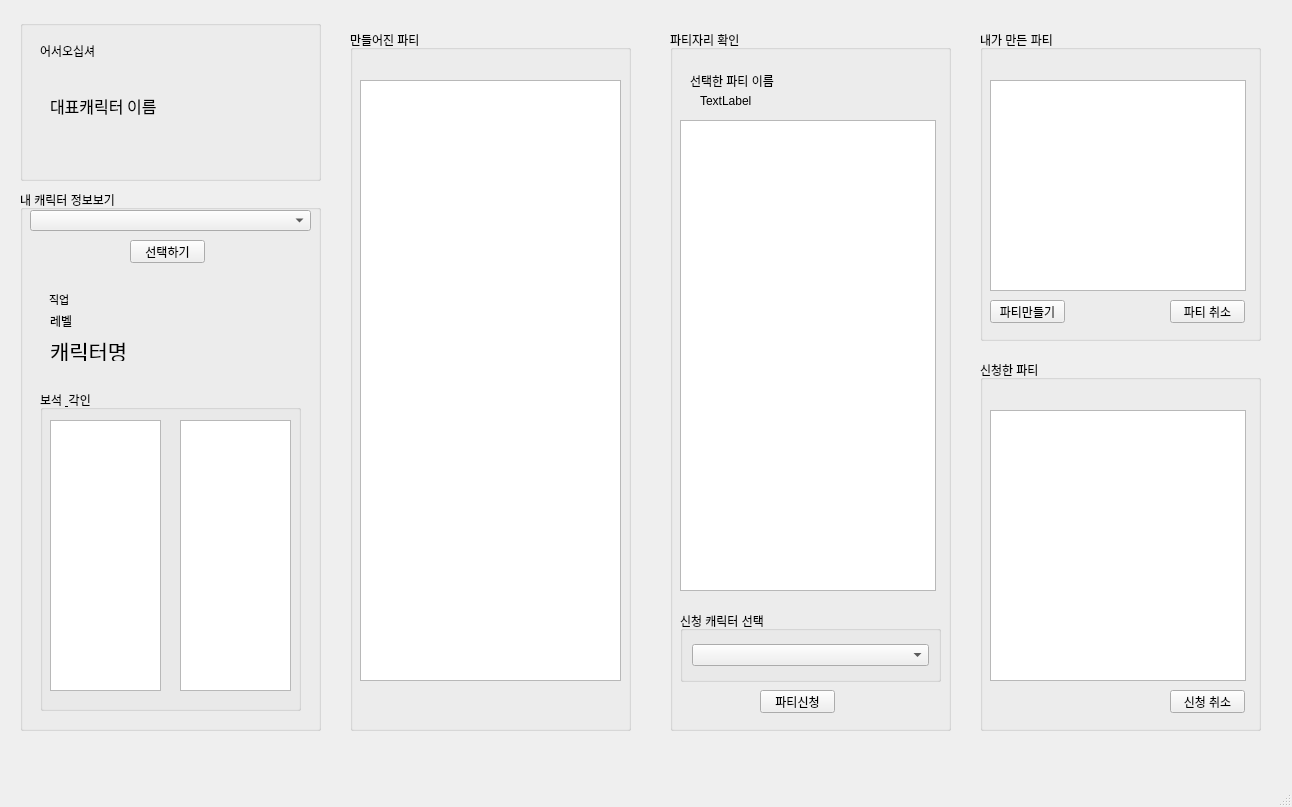
<?xml version="1.0" encoding="UTF-8"?>
<ui version="4.0">
 <class>MainWindow</class>
 <widget class="QMainWindow" name="MainWindow">
  <property name="geometry">
   <rect>
    <x>0</x>
    <y>0</y>
    <width>1292</width>
    <height>807</height>
   </rect>
  </property>
  <property name="windowTitle">
   <string>MainWindow</string>
  </property>
  <widget class="QWidget" name="centralwidget">
   <widget class="QGroupBox" name="choice_char_info">
    <property name="geometry">
     <rect>
      <x>20</x>
      <y>190</y>
      <width>301</width>
      <height>541</height>
     </rect>
    </property>
    <property name="title">
     <string>내 캐릭터 정보보기</string>
    </property>
    <widget class="QComboBox" name="char_cho">
     <property name="geometry">
      <rect>
       <x>10</x>
       <y>20</y>
       <width>281</width>
       <height>21</height>
      </rect>
     </property>
    </widget>
    <widget class="QWidget" name="vwew_char" native="true">
     <property name="geometry">
      <rect>
       <x>20</x>
       <y>90</y>
       <width>261</width>
       <height>101</height>
      </rect>
     </property>
     <widget class="QLabel" name="char_cho_name">
      <property name="geometry">
       <rect>
        <x>10</x>
        <y>60</y>
        <width>231</width>
        <height>21</height>
       </rect>
      </property>
      <property name="font">
       <font>
        <family>Agency FB</family>
        <pointsize>16</pointsize>
       </font>
      </property>
      <property name="frameShape">
       <enum>QFrame::Box</enum>
      </property>
      <property name="lineWidth">
       <number>0</number>
      </property>
      <property name="midLineWidth">
       <number>0</number>
      </property>
      <property name="text">
       <string>캐릭터명</string>
      </property>
     </widget>
     <widget class="QLabel" name="char_cho_job">
      <property name="geometry">
       <rect>
        <x>9</x>
        <y>9</y>
        <width>241</width>
        <height>21</height>
       </rect>
      </property>
      <property name="font">
       <font>
        <family>Agency FB</family>
        <pointsize>8</pointsize>
       </font>
      </property>
      <property name="frameShape">
       <enum>QFrame::Box</enum>
      </property>
      <property name="lineWidth">
       <number>0</number>
      </property>
      <property name="text">
       <string>직업</string>
      </property>
     </widget>
     <widget class="QLabel" name="char_cho_level">
      <property name="enabled">
       <bool>true</bool>
      </property>
      <property name="geometry">
       <rect>
        <x>10</x>
        <y>30</y>
        <width>241</width>
        <height>21</height>
       </rect>
      </property>
      <property name="font">
       <font>
        <family>Agency FB</family>
        <pointsize>9</pointsize>
       </font>
      </property>
      <property name="frameShape">
       <enum>QFrame::Box</enum>
      </property>
      <property name="lineWidth">
       <number>0</number>
      </property>
      <property name="text">
       <string>레벨</string>
      </property>
     </widget>
    </widget>
    <widget class="QGroupBox" name="gem_imprint">
     <property name="geometry">
      <rect>
       <x>20</x>
       <y>200</y>
       <width>261</width>
       <height>321</height>
      </rect>
     </property>
     <property name="title">
      <string>보석 &amp; 각인</string>
     </property>
     <widget class="QListWidget" name="gam_info">
      <property name="geometry">
       <rect>
        <x>10</x>
        <y>30</y>
        <width>111</width>
        <height>271</height>
       </rect>
      </property>
     </widget>
     <widget class="QListWidget" name="imprint_info">
      <property name="geometry">
       <rect>
        <x>140</x>
        <y>30</y>
        <width>111</width>
        <height>271</height>
       </rect>
      </property>
     </widget>
    </widget>
    <widget class="QPushButton" name="char_cho_btn">
     <property name="geometry">
      <rect>
       <x>110</x>
       <y>50</y>
       <width>75</width>
       <height>23</height>
      </rect>
     </property>
     <property name="text">
      <string>선택하기</string>
     </property>
    </widget>
   </widget>
   <widget class="QGroupBox" name="view_party">
    <property name="geometry">
     <rect>
      <x>350</x>
      <y>30</y>
      <width>281</width>
      <height>701</height>
     </rect>
    </property>
    <property name="title">
     <string>만들어진 파티</string>
    </property>
    <widget class="QListWidget" name="view_party_info">
     <property name="geometry">
      <rect>
       <x>10</x>
       <y>50</y>
       <width>261</width>
       <height>601</height>
      </rect>
     </property>
     <property name="horizontalScrollBarPolicy">
      <enum>Qt::ScrollBarAlwaysOff</enum>
     </property>
     <property name="horizontalScrollMode">
      <enum>QAbstractItemView::ScrollPerItem</enum>
     </property>
    </widget>
   </widget>
   <widget class="QGroupBox" name="view_partyseat">
    <property name="geometry">
     <rect>
      <x>670</x>
      <y>30</y>
      <width>281</width>
      <height>701</height>
     </rect>
    </property>
    <property name="title">
     <string>파티자리 확인</string>
    </property>
    <widget class="QLabel" name="cho_party_title">
     <property name="geometry">
      <rect>
       <x>20</x>
       <y>40</y>
       <width>241</width>
       <height>21</height>
      </rect>
     </property>
     <property name="text">
      <string>선택한 파티 이름</string>
     </property>
    </widget>
    <widget class="QPushButton" name="cho_partyseat_btn">
     <property name="geometry">
      <rect>
       <x>90</x>
       <y>660</y>
       <width>75</width>
       <height>23</height>
      </rect>
     </property>
     <property name="text">
      <string>파티신청</string>
     </property>
    </widget>
    <widget class="QGroupBox" name="groupBox">
     <property name="geometry">
      <rect>
       <x>10</x>
       <y>581</y>
       <width>261</width>
       <height>71</height>
      </rect>
     </property>
     <property name="title">
      <string>신청 캐릭터 선택</string>
     </property>
     <layout class="QVBoxLayout" name="verticalLayout">
      <item>
       <widget class="QComboBox" name="partyjoin_charcho"/>
      </item>
     </layout>
    </widget>
    <widget class="QListWidget" name="view_partyseat_info">
     <property name="geometry">
      <rect>
       <x>10</x>
       <y>90</y>
       <width>256</width>
       <height>471</height>
      </rect>
     </property>
    </widget>
    <widget class="QLabel" name="cho_party_time">
     <property name="geometry">
      <rect>
       <x>30</x>
       <y>60</y>
       <width>141</width>
       <height>21</height>
      </rect>
     </property>
     <property name="text">
      <string>TextLabel</string>
     </property>
    </widget>
   </widget>
   <widget class="QGroupBox" name="my_application">
    <property name="geometry">
     <rect>
      <x>980</x>
      <y>360</y>
      <width>281</width>
      <height>371</height>
     </rect>
    </property>
    <property name="title">
     <string>신청한 파티</string>
    </property>
    <widget class="QListWidget" name="select_party">
     <property name="geometry">
      <rect>
       <x>10</x>
       <y>50</y>
       <width>256</width>
       <height>271</height>
      </rect>
     </property>
    </widget>
    <widget class="QPushButton" name="drop_select_byn">
     <property name="geometry">
      <rect>
       <x>190</x>
       <y>330</y>
       <width>75</width>
       <height>23</height>
      </rect>
     </property>
     <property name="text">
      <string>신청 취소</string>
     </property>
    </widget>
   </widget>
   <widget class="QGroupBox" name="logininfo">
    <property name="geometry">
     <rect>
      <x>20</x>
      <y>20</y>
      <width>301</width>
      <height>161</height>
     </rect>
    </property>
    <property name="title">
     <string/>
    </property>
    <widget class="QLabel" name="hello_user">
     <property name="geometry">
      <rect>
       <x>20</x>
       <y>20</y>
       <width>91</width>
       <height>21</height>
      </rect>
     </property>
     <property name="frameShape">
      <enum>QFrame::Box</enum>
     </property>
     <property name="lineWidth">
      <number>0</number>
     </property>
     <property name="text">
      <string>어서오십셔</string>
     </property>
    </widget>
    <widget class="QLabel" name="login_id_name">
     <property name="geometry">
      <rect>
       <x>30</x>
       <y>60</y>
       <width>231</width>
       <height>51</height>
      </rect>
     </property>
     <property name="font">
      <font>
       <family>Agency FB</family>
       <pointsize>12</pointsize>
      </font>
     </property>
     <property name="frameShape">
      <enum>QFrame::Box</enum>
     </property>
     <property name="lineWidth">
      <number>0</number>
     </property>
     <property name="text">
      <string>대표캐릭터 이름</string>
     </property>
    </widget>
   </widget>
   <widget class="QGroupBox" name="my_application_2">
    <property name="geometry">
     <rect>
      <x>980</x>
      <y>30</y>
      <width>281</width>
      <height>311</height>
     </rect>
    </property>
    <property name="title">
     <string>내가 만든 파티</string>
    </property>
    <widget class="QListWidget" name="made_myparty_list">
     <property name="geometry">
      <rect>
       <x>10</x>
       <y>50</y>
       <width>256</width>
       <height>211</height>
      </rect>
     </property>
     <property name="horizontalScrollBarPolicy">
      <enum>Qt::ScrollBarAlwaysOff</enum>
     </property>
    </widget>
    <widget class="QPushButton" name="drop_party_btn">
     <property name="geometry">
      <rect>
       <x>190</x>
       <y>270</y>
       <width>75</width>
       <height>23</height>
      </rect>
     </property>
     <property name="text">
      <string>파티 취소</string>
     </property>
    </widget>
    <widget class="QPushButton" name="making_party_btn">
     <property name="geometry">
      <rect>
       <x>10</x>
       <y>270</y>
       <width>75</width>
       <height>23</height>
      </rect>
     </property>
     <property name="text">
      <string>파티만들기</string>
     </property>
    </widget>
   </widget>
  </widget>
  <widget class="QMenuBar" name="menubar">
   <property name="geometry">
    <rect>
     <x>0</x>
     <y>0</y>
     <width>1292</width>
     <height>21</height>
    </rect>
   </property>
  </widget>
  <widget class="QStatusBar" name="statusbar"/>
 </widget>
 <resources/>
 <connections>
  <connection>
   <sender>char_cho_btn</sender>
   <signal>clicked()</signal>
   <receiver>MainWindow</receiver>
   <slot>mychar_info()</slot>
   <hints>
    <hint type="sourcelabel">
     <x>169</x>
     <y>270</y>
    </hint>
    <hint type="destinationlabel">
     <x>338</x>
     <y>284</y>
    </hint>
   </hints>
  </connection>
  <connection>
   <sender>making_party_btn</sender>
   <signal>clicked()</signal>
   <receiver>MainWindow</receiver>
   <slot>make_party_step()</slot>
   <hints>
    <hint type="sourcelabel">
     <x>1009</x>
     <y>333</y>
    </hint>
    <hint type="destinationlabel">
     <x>970</x>
     <y>373</y>
    </hint>
   </hints>
  </connection>
  <connection>
   <sender>drop_party_btn</sender>
   <signal>clicked()</signal>
   <receiver>MainWindow</receiver>
   <slot>drop_party()</slot>
   <hints>
    <hint type="sourcelabel">
     <x>1216</x>
     <y>333</y>
    </hint>
    <hint type="destinationlabel">
     <x>1161</x>
     <y>377</y>
    </hint>
   </hints>
  </connection>
  <connection>
   <sender>cho_partyseat_btn</sender>
   <signal>clicked()</signal>
   <receiver>MainWindow</receiver>
   <slot>join_party()</slot>
   <hints>
    <hint type="sourcelabel">
     <x>814</x>
     <y>733</y>
    </hint>
    <hint type="destinationlabel">
     <x>867</x>
     <y>777</y>
    </hint>
   </hints>
  </connection>
  <connection>
   <sender>drop_select_byn</sender>
   <signal>clicked()</signal>
   <receiver>MainWindow</receiver>
   <slot>drop_joinparty()</slot>
   <hints>
    <hint type="sourcelabel">
     <x>1226</x>
     <y>726</y>
    </hint>
    <hint type="destinationlabel">
     <x>1189</x>
     <y>775</y>
    </hint>
   </hints>
  </connection>
  <connection>
   <sender>view_party_info</sender>
   <signal>itemClicked(QListWidgetItem*)</signal>
   <receiver>MainWindow</receiver>
   <slot>view_partymember()</slot>
   <hints>
    <hint type="sourcelabel">
     <x>514</x>
     <y>648</y>
    </hint>
    <hint type="destinationlabel">
     <x>614</x>
     <y>41</y>
    </hint>
   </hints>
  </connection>
  <connection>
   <sender>made_myparty_list</sender>
   <signal>itemClicked(QListWidgetItem*)</signal>
   <receiver>MainWindow</receiver>
   <slot>view_mypartymember()</slot>
   <hints>
    <hint type="sourcelabel">
     <x>1061</x>
     <y>191</y>
    </hint>
    <hint type="destinationlabel">
     <x>933</x>
     <y>32</y>
    </hint>
   </hints>
  </connection>
 </connections>
 <slots>
  <slot>mychar_info()</slot>
  <slot>join_party()</slot>
  <slot>make_party_step()</slot>
  <slot>drop_party()</slot>
  <slot>drop_joinparty()</slot>
  <slot>view_partymember()</slot>
  <slot>view_mypartymember()</slot>
 </slots>
</ui>
